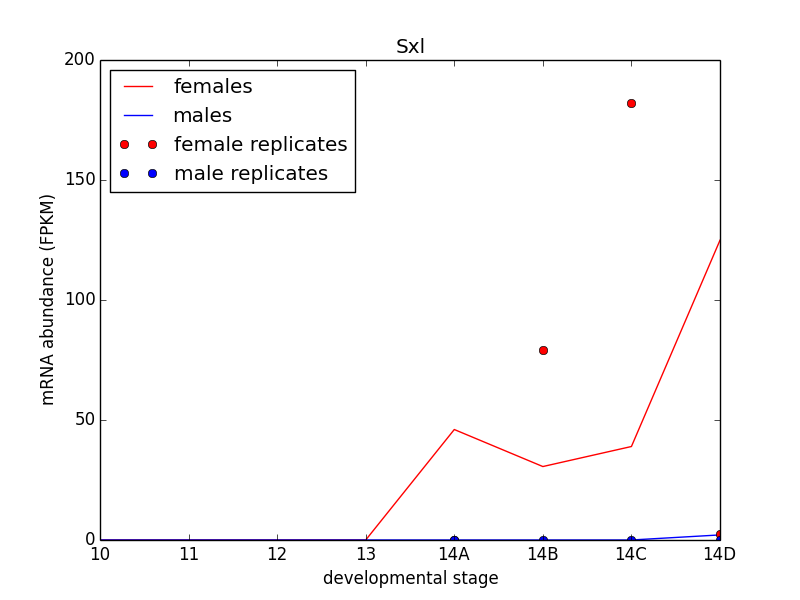

Write Python code to recreate this figure.
#!/usr/bin/env python

"""
Usage: ./timecourse.py <samples.csv> <ctab.dir> <replicates.csv>

- Plot timecourse of FBtr0331261 for females
- Plot timecourse of FBtr0331261 for males
- Plot timecourse of FBtr0331261 for replicates
"""

import sys
import os
import pandas as pd
import matplotlib.pyplot as plt

transcript = "FBtr0331261"

df_samples = pd.read_csv( sys.argv[1] )
df_rep_samples = pd.read_csv ( sys.argv[3] )
soi_fem = df_samples["sex"] == "female"
soi_male = df_samples["sex"] == "male"
soi_rep_fem = df_rep_samples["sex"] == "female"
soi_rep_male = df_rep_samples["sex"] == "male"

fpkms_fem = []
fpkms_male = []
fpkms_rep_fem = []
fpkms_rep_male = []

for sample in df_samples["sample"][soi_fem]: # Sample contains SRR... names from the samples.csv file
    # Build complete file path
    fname =  os.path.join(sys.argv[2], sample, "t_data.ctab") # passes in the directory, then locates our file; os.path.join joins these three strings with the filepath delimiter this operating system expects
    # Read current sample
    df = pd.read_csv( fname, sep = "\t" )
    # Subset just Sxl rows
    roi_fem = df["t_name"] == transcript
    # Save FPKM values to list
    fpkms_fem.append(df[roi_fem]["FPKM"].values)
    
for sample in df_samples["sample"][soi_male]: # Sample contains SRR... names from the samples.csv file
    # Build complete file path
    fname =  os.path.join(sys.argv[2], sample, "t_data.ctab") # passes in the directory, then locates our file; os.path.join joins these three strings with the filepath delimiter this operating system expects
    # Read current sample
    df = pd.read_csv( fname, sep = "\t" )
    # Subset just Sxl rows
    roi_male = df["t_name"] == transcript
    # Save FPKM values to list
    fpkms_male.append(df[roi_male]["FPKM"].values)
    
for sample in df_rep_samples["sample"][soi_rep_fem]: # Sample contains SRR... names from the samples.csv file
    # Build complete file path
    fname =  os.path.join(sys.argv[2], sample, "t_data.ctab") # passes in the directory, then locates our file; os.path.join joins these three strings with the filepath delimiter this operating system expects
    # Read current sample
    df = pd.read_csv( fname, sep = "\t" )
    # Subset just Sxl rows
    roi_rep_fem = df["t_name"] == transcript
    # Save FPKM values to list
    fpkms_rep_fem.append(df[roi_rep_fem]["FPKM"].values)
    
for sample in df_rep_samples["sample"][soi_rep_male]: # Sample contains SRR... names from the samples.csv file
    # Build complete file path
    fname =  os.path.join(sys.argv[2], sample, "t_data.ctab") # passes in the directory, then locates our file; os.path.join joins these three strings with the filepath delimiter this operating system expects
    # Read current sample
    df = pd.read_csv( fname, sep = "\t" )
    # Subset just Sxl rows
    roi_rep_male = df["t_name"] == transcript
    # Save FPKM values to list
    fpkms_rep_male.append(df[roi_rep_male]["FPKM"].values)
    
print fpkms_fem
print fpkms_male
print fpkms_rep_fem
print fpkms_rep_male

plt.figure()
plt.plot(fpkms_fem,"r", label = "females")
plt.plot(fpkms_male,"b", label = "males")
plt.plot([4,5,6,7],fpkms_rep_fem,"or", label = "female replicates")
plt.plot([4,5,6,7],fpkms_rep_male,"ob", label = "male replicates")
plt.legend(loc = 2)
plt.xlabel("developmental stage")
plt.ylabel("mRNA abundance (FPKM)")
plt.title("Sxl")
plt.xticks([0,1,2,3,4,5,6,7],["10","11","12","13","14A","14B","14C","14D"])
plt.savefig( "timecourse.png" )
plt.close()